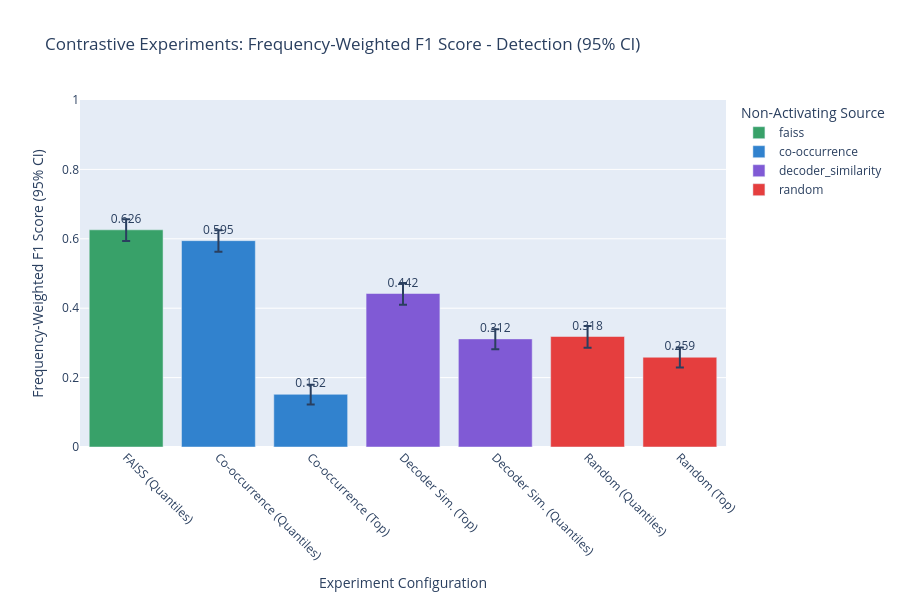
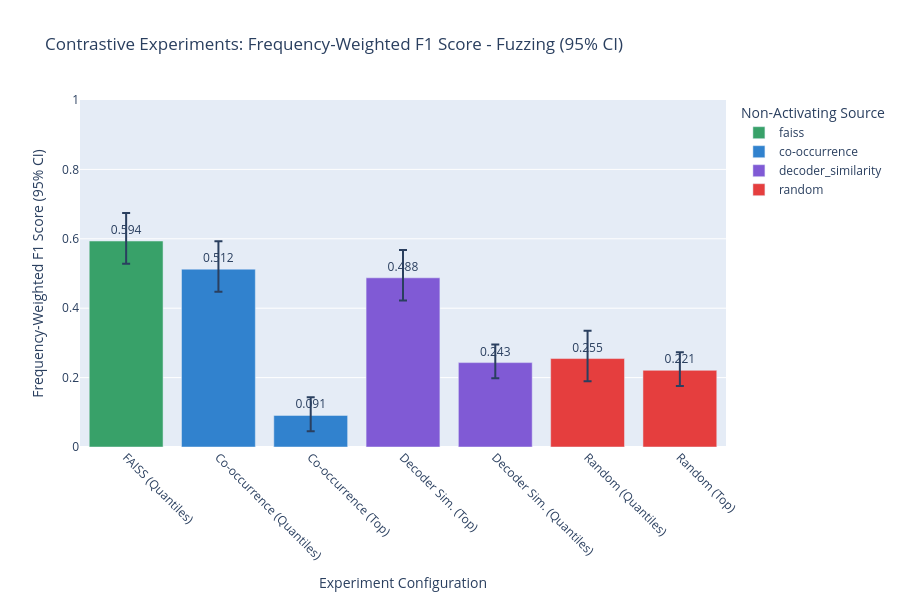

Notebook source saved alongside these figures, in order:
### Markdown cell above
## 3. Generate Mean Frequency-Weighted F1 Bar Charts

Create bar charts showing mean frequency-weighted F1 scores across all contrastive experiments, organized by source and ranking strategy.

### Code cell
# Reuse bootstrap functions from the original notebook
def compute_per_module_f1s(score_subset, counts):
    """Return list of per-module frequency-weighted F1 values computed from the given score_subset."""
    rows = []
    for (module, latent_idx), grp in score_subset.groupby(["module", "latent_idx"]):
        if module in counts and latent_idx < len(counts[module]):
            f1 = compute_classification_metrics(compute_confusion(grp))["f1_score"]
            fire = counts[module][latent_idx].item()
            rows.append({"module": module, "latent_idx": latent_idx, "f1_score": f1, "firing_count": fire})
    if not rows:
        return []
    df = pd.DataFrame(rows)
    per_module_vals = []
    for module in df['module'].unique():
        mdf = df[df['module'] == module]
        firing_weights = counts[module][mdf['latent_idx']].float()
        total_weight = firing_weights.sum()
        if total_weight > 0:
            f1_tensor = torch.as_tensor(mdf['f1_score'].values, dtype=torch.float32)
            module_f1 = (f1_tensor * firing_weights).sum() / firing_weights.sum()
            per_module_vals.append(module_f1.item())
    return per_module_vals

def run_bootstrap_single_thread_optimized(score_subset, counts, n_boot, confidence):
    """Optimized bootstrap using multinomial sampling on precomputed latents."""
    grouped = list(score_subset.groupby(["module", "latent_idx"]))
    
    latent_f1s = []
    latent_weights = []
    module_names = []
    
    for (module, latent_idx), grp in grouped:
        if module in counts and latent_idx < len(counts[module]):
            f1 = compute_classification_metrics(compute_confusion(grp))["f1_score"]
            fire_count = counts[module][latent_idx].item()
            latent_f1s.append(float(f1))
            latent_weights.append(float(fire_count))
            module_names.append(module)
    
    if not latent_f1s:
        return []
    
    latent_f1s = np.asarray(latent_f1s, dtype=np.float64)
    latent_weights = np.asarray(latent_weights, dtype=np.float64)
    unique_modules, module_ids = np.unique(module_names, return_inverse=True)
    num_modules = len(unique_modules)
    num_latents = len(latent_f1s)
    
    samples = []
    
    for i in tqdm(range(n_boot), desc=f"Bootstrapping ({n_boot})", leave=False):
        boot_counts = np.random.multinomial(num_latents, [1.0 / num_latents] * num_latents)
        
        numerator = np.bincount(module_ids, weights=latent_f1s * latent_weights * boot_counts, minlength=num_modules)
        denominator = np.bincount(module_ids, weights=latent_weights * boot_counts, minlength=num_modules)
        
        per_module_f1s = np.divide(numerator, denominator, out=np.zeros_like(numerator), where=denominator != 0)
        samples.append(float(per_module_f1s.mean()))
    
    return samples

def compute_ci_from_samples(samples, freq_weighted_f1, confidence):
    """Compute confidence interval errors from bootstrap samples."""
    if not samples:
        return 0.0, 0.0
    lower_pct = (1.0 - confidence) / 2.0 * 100.0
    upper_pct = (1.0 + confidence) / 2.0 * 100.0
    lower_ci, upper_ci = np.percentile(samples, [lower_pct, upper_pct])
    return float(freq_weighted_f1 - lower_ci), float(upper_ci - freq_weighted_f1)

def compute_contrastive_error_bars(experiment_results, score_type, enable_bootstrap=ENABLE_BOOTSTRAP, n_boot=BOOTSTRAP_SAMPLES, confidence=CONFIDENCE_LEVEL):
    """Compute frequency-weighted F1 and CI errors for contrastive experiments."""
    rows = []
    for exp_name, data in experiment_results.items():
        processed_df = data['processed_df']
        score_row = processed_df[processed_df['score_type'] == score_type]
        if len(score_row) == 0:
            continue
        freq_weighted_f1 = score_row['weighted_f1'].iloc[0] if 'weighted_f1' in score_row.columns else None
        latent_df = data['latent_df']
        counts = data['counts']
        config = data['config']
        score_subset = latent_df[latent_df['score_type'] == score_type]
        
        if len(score_subset) == 0 or counts is None or freq_weighted_f1 is None:
            rows.append({
                'experiment': config['display_name'],  # Use clean display name
                'source': config['source'],
                'ranking': config['ranking'],
                'mode': config['mode'],
                'frequency_weighted_f1': freq_weighted_f1,
                'ci_lower_error': 0.0,
                'ci_upper_error': 0.0
            })
            continue
        
        if enable_bootstrap:
            samples = run_bootstrap_single_thread_optimized(score_subset, counts, n_boot, confidence)
            ci_lower_error, ci_upper_error = compute_ci_from_samples(samples, freq_weighted_f1, confidence)
        else:
            ci_lower_error = 0.0
            ci_upper_error = 0.0
        
        rows.append({
            'experiment': config['display_name'],  # Use clean display name
            'source': config['source'],
            'ranking': config['ranking'],
            'mode': config['mode'],
            'frequency_weighted_f1': float(freq_weighted_f1),
            'ci_lower_error': ci_lower_error,
            'ci_upper_error': ci_upper_error
        })
    
    return pd.DataFrame(rows)

# Generate bar charts for each score type
all_score_types = set()
for data in experiment_results.values():
    all_score_types.update(list(data['processed_df']['score_type'].unique()))
all_score_types = sorted(list(all_score_types))

print(f"Generating bar charts for score types: {all_score_types}")

# Compute error bars for all score types
contrastive_error_tables = {}
for st in all_score_types:
    print(f"Computing error bars for {st} (bootstrap={ENABLE_BOOTSTRAP})")
    contrastive_error_tables[st] = compute_contrastive_error_bars(experiment_results, st)

def score_display_name(st):
    return 'Fuzzing' if str(st).lower() == 'fuzz' else str(st).title()

# Create bar charts
for score_type, error_df in contrastive_error_tables.items():
    if error_df.empty:
        continue
    
    # Sort by frequency_weighted_f1 for better visualization
    error_df = error_df.sort_values('frequency_weighted_f1', ascending=False)
    
    # Create colors based on source
    colors = [SOURCE_COLORS.get(source, '#808080') for source in error_df['source']]
    
    fig = px.bar(
        error_df,
        x='experiment',
        y='frequency_weighted_f1',
        color='source',
        color_discrete_map=SOURCE_COLORS,
        title=f'Contrastive Experiments: Frequency-Weighted F1 Score - {score_display_name(score_type)} ({int(CONFIDENCE_LEVEL*100)}% CI)',
        text='frequency_weighted_f1',
        hover_data=['ranking', 'mode']
    )
    
    # Add error bars
    fig.update_traces(
        error_y=dict(
            type='data',
            symmetric=False,
            array=error_df['ci_upper_error'],
            arrayminus=error_df['ci_lower_error']
        )
    )
    
    fig.update_layout(
        yaxis_range=[0, 1],
        xaxis_title="Experiment Configuration",
        yaxis_title=f"Frequency-Weighted F1 Score ({int(CONFIDENCE_LEVEL*100)}% CI)",
        xaxis={'tickangle': 45},
        height=600,
        legend_title="Non-Activating Source"
    )
    
    fig.update_traces(texttemplate='%{text:.3f}', textposition='outside')
    fig.show()
    
    # Save the chart
    output_file_pdf = visualizations_dir / f"contrastive_freq_weighted_f1_bar_{score_type}.pdf"
    output_file_png = visualizations_dir / f"contrastive_freq_weighted_f1_bar_{score_type}.png"
    fig.write_image(str(output_file_pdf))
    fig.write_image(str(output_file_png))
    print(f"Saved contrastive F1 bar chart: {output_file_pdf}")

print(f"\nBar charts saved to {visualizations_dir}")

### Figure 1 — Plotly figure (JSON) as saved in the notebook; plotly's stock layout.template omitted (floating-point values rounded to 4 significant figures)
{"data": [{"customdata": [["quantiles", "contrastive"]], "error_y": {"array": [0.03031, 0.02791, 0.06373, 0.08478, 0.06503, 0.05694, 0.04136], "arrayminus": [0.03233, 0.02962, 0.0572, 0.06564, 0.05729, 0.04705, 0.03157], "symmetric": false, "type": "data"}, "hovertemplate": "source=faiss<br>experiment=%{x}<br>frequency_weighted_f1=%{text}<br>ranking=%{customdata[0]}<br>mode=%{customdata[1]}<extra></extra>", "legendgroup": "faiss", "marker": {"color": "#38A169", "pattern": {"shape": ""}}, "name": "faiss", "orientation": "v", "showlegend": true, "text": [0.6259], "textposition": "outside", "texttemplate": "%{text:.3f}", "type": "bar", "x": ["FAISS (Quantiles)"], "xaxis": "x", "y": [0.6259], "yaxis": "y"}, {"customdata": [["quantiles", "contrastive"], ["top", "contrastive"]], "error_y": {"array": [0.03031, 0.02791, 0.06373, 0.08478, 0.06503, 0.05694, 0.04136], "arrayminus": [0.03233, 0.02962, 0.0572, 0.06564, 0.05729, 0.04705, 0.03157], "symmetric": false, "type": "data"}, "hovertemplate": "source=co-occurrence<br>experiment=%{x}<br>frequency_weighted_f1=%{text}<br>ranking=%{customdata[0]}<br>mode=%{customdata[1]}<extra></extra>", "legendgroup": "co-occurrence", "marker": {"color": "#3182CE", "pattern": {"shape": ""}}, "name": "co-occurrence", "orientation": "v", "showlegend": true, "text": [0.5947, 0.1518], "textposition": "outside", "texttemplate": "%{text:.3f}", "type": "bar", "x": ["Co-occurrence (Quantiles)", "Co-occurrence (Top)"], "xaxis": "x", "y": [0.5947, 0.1518], "yaxis": "y"}, {"customdata": [["top", "contrastive"], ["quantiles", "contrastive"]], "error_y": {"array": [0.03031, 0.02791, 0.06373, 0.08478, 0.06503, 0.05694, 0.04136], "arrayminus": [0.03233, 0.02962, 0.0572, 0.06564, 0.05729, 0.04705, 0.03157], "symmetric": false, "type": "data"}, "hovertemplate": "source=decoder_similarity<br>experiment=%{x}<br>frequency_weighted_f1=%{text}<br>ranking=%{customdata[0]}<br>mode=%{customdata[1]}<extra></extra>", "legendgroup": "decoder_similarity", "marker": {"color": "#805AD5", "pattern": {"shape": ""}}, "name": "decoder_similarity", "orientation": "v", "showlegend": true, "text": [0.4423, 0.3116], "textposition": "outside", "texttemplate": "%{text:.3f}", "type": "bar", "x": ["Decoder Sim. (Top)", "Decoder Sim. (Quantiles)"], "xaxis": "x", "y": [0.4423, 0.3116], "yaxis": "y"}, {"customdata": [["quantiles", "baseline"], ["top", "baseline"]], "error_y": {"array": [0.03031, 0.02791, 0.06373, 0.08478, 0.06503, 0.05694, 0.04136], "arrayminus": [0.03233, 0.02962, 0.0572, 0.06564, 0.05729, 0.04705, 0.03157], "symmetric": false, "type": "data"}, "hovertemplate": "source=random<br>experiment=%{x}<br>frequency_weighted_f1=%{text}<br>ranking=%{customdata[0]}<br>mode=%{customdata[1]}<extra></extra>", "legendgroup": "random", "marker": {"color": "#E53E3E", "pattern": {"shape": ""}}, "name": "random", "orientation": "v", "showlegend": true, "text": [0.3184, 0.2587], "textposition": "outside", "texttemplate": "%{text:.3f}", "type": "bar", "x": ["Random (Quantiles)", "Random (Top)"], "xaxis": "x", "y": [0.3184, 0.2587], "yaxis": "y"}], "layout": {"barmode": "relative", "height": 600, "legend": {"title": {"text": "Non-Activating Source"}, "tracegroupgap": 0}, "title": {"text": "Contrastive Experiments: Frequency-Weighted F1 Score - Detection (95% CI)"}, "xaxis": {"anchor": "y", "domain": [0, 1], "tickangle": 45, "title": {"text": "Experiment Configuration"}}, "yaxis": {"anchor": "x", "domain": [0, 1], "range": [0, 1], "title": {"text": "Frequency-Weighted F1 Score (95% CI)"}}}}

### Figure 2 — Plotly figure (JSON) as saved in the notebook; plotly's stock layout.template omitted (floating-point values rounded to 4 significant figures)
{"data": [{"customdata": [["quantiles", "contrastive"]], "error_y": {"array": [0.08045, 0.05226, 0.07811, 0.08958, 0.08459, 0.07485, 0.03687], "arrayminus": [0.06522, 0.04529, 0.06809, 0.07248, 0.07116, 0.06706, 0.02707], "symmetric": false, "type": "data"}, "hovertemplate": "source=faiss<br>experiment=%{x}<br>frequency_weighted_f1=%{text}<br>ranking=%{customdata[0]}<br>mode=%{customdata[1]}<extra></extra>", "legendgroup": "faiss", "marker": {"color": "#38A169", "pattern": {"shape": ""}}, "name": "faiss", "orientation": "v", "showlegend": true, "text": [0.5936], "textposition": "outside", "texttemplate": "%{text:.3f}", "type": "bar", "x": ["FAISS (Quantiles)"], "xaxis": "x", "y": [0.5936], "yaxis": "y"}, {"customdata": [["quantiles", "contrastive"], ["top", "contrastive"]], "error_y": {"array": [0.08045, 0.05226, 0.07811, 0.08958, 0.08459, 0.07485, 0.03687], "arrayminus": [0.06522, 0.04529, 0.06809, 0.07248, 0.07116, 0.06706, 0.02707], "symmetric": false, "type": "data"}, "hovertemplate": "source=co-occurrence<br>experiment=%{x}<br>frequency_weighted_f1=%{text}<br>ranking=%{customdata[0]}<br>mode=%{customdata[1]}<extra></extra>", "legendgroup": "co-occurrence", "marker": {"color": "#3182CE", "pattern": {"shape": ""}}, "name": "co-occurrence", "orientation": "v", "showlegend": true, "text": [0.5125, 0.091], "textposition": "outside", "texttemplate": "%{text:.3f}", "type": "bar", "x": ["Co-occurrence (Quantiles)", "Co-occurrence (Top)"], "xaxis": "x", "y": [0.5125, 0.091], "yaxis": "y"}, {"customdata": [["top", "contrastive"], ["quantiles", "contrastive"]], "error_y": {"array": [0.08045, 0.05226, 0.07811, 0.08958, 0.08459, 0.07485, 0.03687], "arrayminus": [0.06522, 0.04529, 0.06809, 0.07248, 0.07116, 0.06706, 0.02707], "symmetric": false, "type": "data"}, "hovertemplate": "source=decoder_similarity<br>experiment=%{x}<br>frequency_weighted_f1=%{text}<br>ranking=%{customdata[0]}<br>mode=%{customdata[1]}<extra></extra>", "legendgroup": "decoder_similarity", "marker": {"color": "#805AD5", "pattern": {"shape": ""}}, "name": "decoder_similarity", "orientation": "v", "showlegend": true, "text": [0.4876, 0.2432], "textposition": "outside", "texttemplate": "%{text:.3f}", "type": "bar", "x": ["Decoder Sim. (Top)", "Decoder Sim. (Quantiles)"], "xaxis": "x", "y": [0.4876, 0.2432], "yaxis": "y"}, {"customdata": [["quantiles", "baseline"], ["top", "baseline"]], "error_y": {"array": [0.08045, 0.05226, 0.07811, 0.08958, 0.08459, 0.07485, 0.03687], "arrayminus": [0.06522, 0.04529, 0.06809, 0.07248, 0.07116, 0.06706, 0.02707], "symmetric": false, "type": "data"}, "hovertemplate": "source=random<br>experiment=%{x}<br>frequency_weighted_f1=%{text}<br>ranking=%{customdata[0]}<br>mode=%{customdata[1]}<extra></extra>", "legendgroup": "random", "marker": {"color": "#E53E3E", "pattern": {"shape": ""}}, "name": "random", "orientation": "v", "showlegend": true, "text": [0.2549, 0.221], "textposition": "outside", "texttemplate": "%{text:.3f}", "type": "bar", "x": ["Random (Quantiles)", "Random (Top)"], "xaxis": "x", "y": [0.2549, 0.221], "yaxis": "y"}], "layout": {"barmode": "relative", "height": 600, "legend": {"title": {"text": "Non-Activating Source"}, "tracegroupgap": 0}, "title": {"text": "Contrastive Experiments: Frequency-Weighted F1 Score - Fuzzing (95% CI)"}, "xaxis": {"anchor": "y", "domain": [0, 1], "tickangle": 45, "title": {"text": "Experiment Configuration"}}, "yaxis": {"anchor": "x", "domain": [0, 1], "range": [0, 1], "title": {"text": "Frequency-Weighted F1 Score (95% CI)"}}}}
